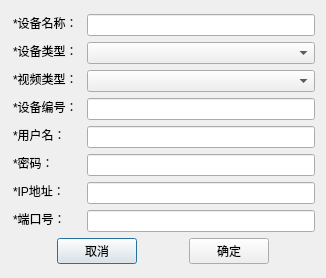
<?xml version="1.0" encoding="UTF-8"?>
<ui version="4.0">
 <class>addstream</class>
 <widget class="QDialog" name="addstream">
  <property name="enabled">
   <bool>true</bool>
  </property>
  <property name="geometry">
   <rect>
    <x>0</x>
    <y>0</y>
    <width>326</width>
    <height>278</height>
   </rect>
  </property>
  <property name="windowTitle">
   <string>添加视频源</string>
  </property>
  <layout class="QGridLayout" name="gridLayout_3">
   <item row="0" column="0">
    <layout class="QGridLayout" name="gridLayout_2">
     <item row="0" column="0">
      <layout class="QGridLayout" name="gridLayout">
       <item row="0" column="0">
        <layout class="QHBoxLayout" name="horizontalLayout" stretch="1,3">
         <property name="spacing">
          <number>0</number>
         </property>
         <item>
          <widget class="QLineEdit" name="deviceName1">
           <property name="styleSheet">
            <string notr="true">QLineEdit{background-color:transparent}
QLineEdit{border-width:0;border-style:outset}</string>
           </property>
           <property name="text">
            <string>*设备名称：</string>
           </property>
           <property name="alignment">
            <set>Qt::AlignLeading|Qt::AlignLeft|Qt::AlignVCenter</set>
           </property>
           <property name="readOnly">
            <bool>true</bool>
           </property>
          </widget>
         </item>
         <item>
          <widget class="QLineEdit" name="deviceName"/>
         </item>
        </layout>
       </item>
       <item row="1" column="0">
        <layout class="QHBoxLayout" name="horizontalLayout_2" stretch="1,3">
         <property name="spacing">
          <number>0</number>
         </property>
         <item>
          <widget class="QLineEdit" name="lineEdit_3">
           <property name="styleSheet">
            <string notr="true">QLineEdit{background-color:transparent}
QLineEdit{border-width:0;border-style:outset}</string>
           </property>
           <property name="text">
            <string>*设备类型：</string>
           </property>
           <property name="alignment">
            <set>Qt::AlignLeading|Qt::AlignLeft|Qt::AlignVCenter</set>
           </property>
           <property name="readOnly">
            <bool>true</bool>
           </property>
          </widget>
         </item>
         <item>
          <widget class="QComboBox" name="deviceType"/>
         </item>
        </layout>
       </item>
       <item row="2" column="0">
        <layout class="QHBoxLayout" name="horizontalLayout_3" stretch="1,3">
         <property name="spacing">
          <number>0</number>
         </property>
         <item>
          <widget class="QLineEdit" name="lineEdit_4">
           <property name="styleSheet">
            <string notr="true">QLineEdit{background-color:transparent}
QLineEdit{border-width:0;border-style:outset}</string>
           </property>
           <property name="text">
            <string>*视频类型：</string>
           </property>
           <property name="alignment">
            <set>Qt::AlignLeading|Qt::AlignLeft|Qt::AlignVCenter</set>
           </property>
           <property name="readOnly">
            <bool>true</bool>
           </property>
          </widget>
         </item>
         <item>
          <widget class="QComboBox" name="streamType"/>
         </item>
        </layout>
       </item>
       <item row="3" column="0">
        <layout class="QHBoxLayout" name="horizontalLayout_4" stretch="1,3">
         <property name="spacing">
          <number>0</number>
         </property>
         <item>
          <widget class="QLineEdit" name="deviceid">
           <property name="styleSheet">
            <string notr="true">QLineEdit{background-color:transparent}
QLineEdit{border-width:0;border-style:outset}</string>
           </property>
           <property name="text">
            <string>*设备编号：</string>
           </property>
           <property name="alignment">
            <set>Qt::AlignLeading|Qt::AlignLeft|Qt::AlignVCenter</set>
           </property>
           <property name="readOnly">
            <bool>true</bool>
           </property>
          </widget>
         </item>
         <item>
          <widget class="QLineEdit" name="deviceId"/>
         </item>
        </layout>
       </item>
       <item row="4" column="0">
        <layout class="QHBoxLayout" name="horizontalLayout_5" stretch="1,3">
         <property name="spacing">
          <number>0</number>
         </property>
         <item>
          <widget class="QLineEdit" name="user">
           <property name="styleSheet">
            <string notr="true">QLineEdit{background-color:transparent}
QLineEdit{border-width:0;border-style:outset}</string>
           </property>
           <property name="text">
            <string>*用户名：</string>
           </property>
           <property name="alignment">
            <set>Qt::AlignLeading|Qt::AlignLeft|Qt::AlignVCenter</set>
           </property>
           <property name="readOnly">
            <bool>true</bool>
           </property>
          </widget>
         </item>
         <item>
          <widget class="QLineEdit" name="userName"/>
         </item>
        </layout>
       </item>
       <item row="5" column="0">
        <layout class="QHBoxLayout" name="horizontalLayout_6" stretch="1,3">
         <property name="spacing">
          <number>0</number>
         </property>
         <item>
          <widget class="QLineEdit" name="lineEdit_10">
           <property name="styleSheet">
            <string notr="true">QLineEdit{background-color:transparent}
QLineEdit{border-width:0;border-style:outset}</string>
           </property>
           <property name="text">
            <string>*密码：</string>
           </property>
           <property name="alignment">
            <set>Qt::AlignLeading|Qt::AlignLeft|Qt::AlignVCenter</set>
           </property>
           <property name="readOnly">
            <bool>true</bool>
           </property>
          </widget>
         </item>
         <item>
          <widget class="QLineEdit" name="passWd"/>
         </item>
        </layout>
       </item>
       <item row="6" column="0">
        <layout class="QHBoxLayout" name="horizontalLayout_7" stretch="1,3">
         <property name="spacing">
          <number>0</number>
         </property>
         <item>
          <widget class="QLineEdit" name="lineEdit_11">
           <property name="styleSheet">
            <string notr="true">QLineEdit{background-color:transparent}
QLineEdit{border-width:0;border-style:outset}</string>
           </property>
           <property name="text">
            <string>*IP地址：</string>
           </property>
           <property name="readOnly">
            <bool>true</bool>
           </property>
          </widget>
         </item>
         <item>
          <widget class="QLineEdit" name="ipAddr"/>
         </item>
        </layout>
       </item>
       <item row="7" column="0">
        <layout class="QHBoxLayout" name="horizontalLayout_8" stretch="1,3">
         <property name="spacing">
          <number>0</number>
         </property>
         <item>
          <widget class="QLineEdit" name="lineEdit_13">
           <property name="styleSheet">
            <string notr="true">QLineEdit{background-color:transparent}
QLineEdit{border-width:0;border-style:outset}</string>
           </property>
           <property name="text">
            <string>*端口号：</string>
           </property>
           <property name="readOnly">
            <bool>true</bool>
           </property>
          </widget>
         </item>
         <item>
          <widget class="QLineEdit" name="devicePort"/>
         </item>
        </layout>
       </item>
      </layout>
     </item>
     <item row="1" column="0">
      <layout class="QHBoxLayout" name="horizontalLayout_9">
       <item>
        <spacer name="horizontalSpacer_2">
         <property name="orientation">
          <enum>Qt::Horizontal</enum>
         </property>
         <property name="sizeHint" stdset="0">
          <size>
           <width>28</width>
           <height>20</height>
          </size>
         </property>
        </spacer>
       </item>
       <item>
        <widget class="QPushButton" name="cancelDevice">
         <property name="text">
          <string>取消</string>
         </property>
        </widget>
       </item>
       <item>
        <spacer name="horizontalSpacer">
         <property name="orientation">
          <enum>Qt::Horizontal</enum>
         </property>
         <property name="sizeHint" stdset="0">
          <size>
           <width>18</width>
           <height>20</height>
          </size>
         </property>
        </spacer>
       </item>
       <item>
        <widget class="QPushButton" name="submitDevice">
         <property name="text">
          <string>确定</string>
         </property>
        </widget>
       </item>
       <item>
        <spacer name="horizontalSpacer_3">
         <property name="orientation">
          <enum>Qt::Horizontal</enum>
         </property>
         <property name="sizeHint" stdset="0">
          <size>
           <width>28</width>
           <height>20</height>
          </size>
         </property>
        </spacer>
       </item>
      </layout>
     </item>
    </layout>
   </item>
  </layout>
 </widget>
 <resources/>
 <connections/>
</ui>
